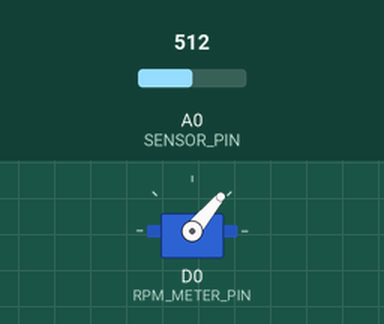
Bench run of a program on a simulated ESP8266 (Wemos D1 mini). Parts: servo. The test bench sets the inputs (shaded band); at power-on: A0 (SENSOR_PIN) = 512. What the program prints to the serial monitor is not drawn.

Above: at 2.8 s.
2.9 s: A0 (SENSOR_PIN) set to 105
6.4 s: A0 (SENSOR_PIN) set to 96
At 8.3 s:
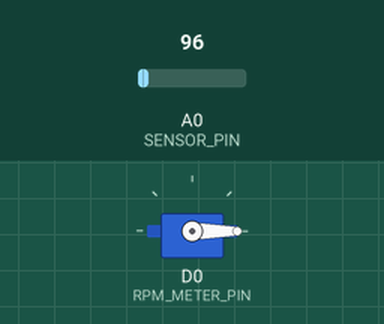
9.1 s: A0 (SENSOR_PIN) set to 122
At 14.9 s:
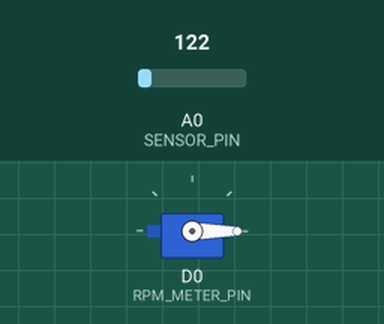
15.1 s: A0 (SENSOR_PIN) set to 90
At 15.8 s:
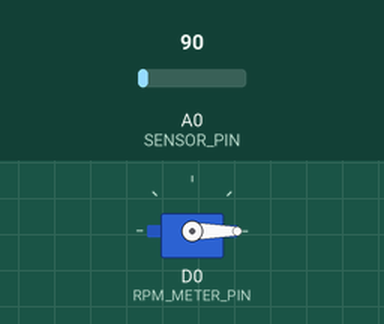
Timing chart, 0 to 18.1 s (numbered marks = the images above; inputs shaded):
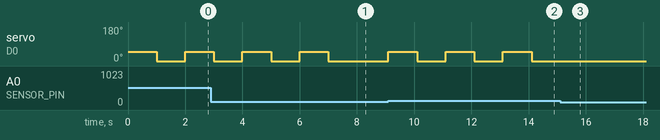

The program:

main.cpp
```cpp
// (licence header left out)
#include "main.h"


Servo rpmMeter;

int lastRead = 0;


void resetMetersToZero() {
  rpmMeter.write(0);
}


/**
 * Setup the board for network communication and LED control.
 */
void setup() {
  // setup serial debugging if enabled
  #ifdef SERIAL_DEBUGGING
    Serial.begin(MONITOR_SPEED);
  #endif

    rpmMeter.attach(RPM_METER_PIN);

  // setup and connect to wifi
  #ifdef SERIAL_DEBUGGING
    Serial.println("Debugging enabled.");
  #endif
}


void loop() {
  int sensorVal = analogRead(SENSOR_PIN);
  lastRead = sensorVal;
  #ifdef SERIAL_DEBUGGING
    Serial.println(sensorVal);
  #endif

    if (sensorVal > 100) {
      rpmMeter.write(50);
      delay(1000);
      rpmMeter.write(0);
      delay(1000);
    }
}
```

main.h
```cpp
// (licence header left out)
#include <Arduino.h>
#include <Servo.h>

/// Pin used to read the CNY70 analog value
#define SENSOR_PIN A0

/// RPM motor pin
#define RPM_METER_PIN D0
```

Measured:
- the behaviour switches between 101 and 100 on A0 (SENSOR_PIN) (found by bisection; images 0 and 1)
- after the input at 6.4 s, servo on D0 (RPM_METER_PIN): goes on until 7.0 s, then stays 0°
- after the input at 9.1 s, servo on D0 (RPM_METER_PIN): alternates 50° for 1.0 s and 0° for 1.0 s, starting at once
- after the input at 15.1 s, servo on D0 (RPM_METER_PIN): stops changing and stays 0°
- by itself, servo on D0 (RPM_METER_PIN): alternates 50° for 1.0 s and 0° for 1.0 s
